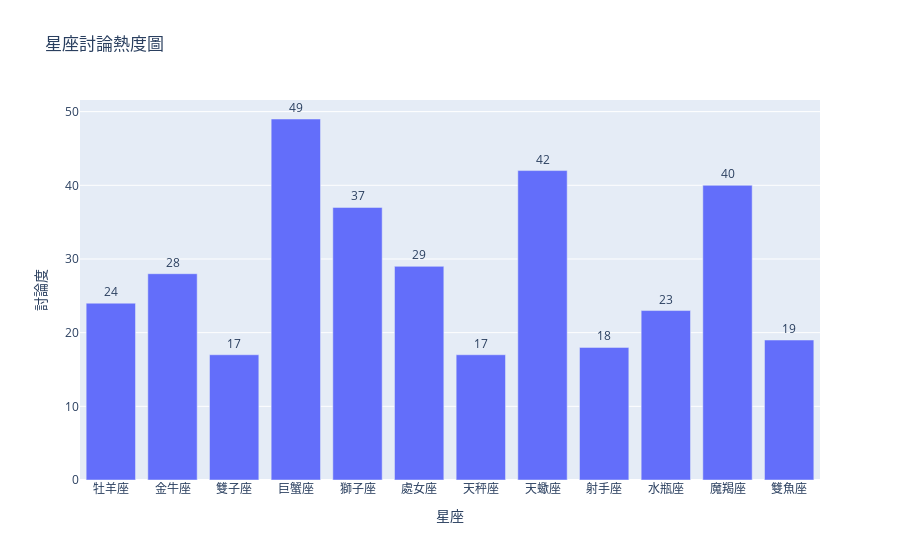

Write notebook code for a chart like this one.
### Code cell
Bar = go.Bar(x = list(star_sign.keys()), y = list(star_sign.values()),
             text = list(star_sign.values()), textposition = 'outside')
fig = go.Figure(Bar)
fig.update_layout(title = '星座討論熱度圖',
                  xaxis_title = '星座',
                  yaxis_title = '討論度')
fig.show()

### Figure 1 — Plotly figure (JSON) as saved in the notebook; plotly's stock layout.template omitted (floating-point values rounded to 4 significant figures)
{"data": [{"text": ["24", "28", "17", "49", "37", "29", "17", "42", "18", "23", "40", "19"], "textposition": "outside", "type": "bar", "x": ["牡羊座", "金牛座", "雙子座", "巨蟹座", "獅子座", "處女座", "天秤座", "天蠍座", "射手座", "水瓶座", "魔羯座", "雙魚座"], "y": [24, 28, 17, 49, 37, 29, 17, 42, 18, 23, 40, 19]}], "layout": {"title": {"text": "星座討論熱度圖"}, "xaxis": {"title": {"text": "星座"}}, "yaxis": {"title": {"text": "討論度"}}}}
